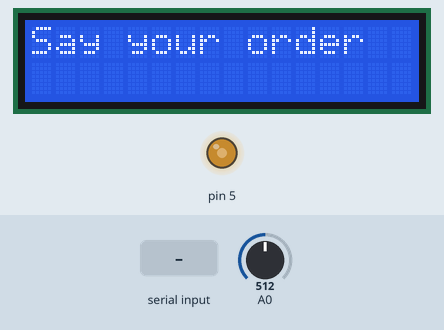
This sketch was run on a simulated Arduino Uno, built with avr-gcc and run on an emulated ATmega328P. On the bench: 16×2 character LCD, output pins drawn as LEDs (lit = HIGH). Inputs (shaded band) come from the test bench; at power-on: A0 = 512. What the sketch prints to the serial monitor is not drawn.

Above: at 1.2 s.
1.3 s: "odd" received over Serial
At 2.9 s:
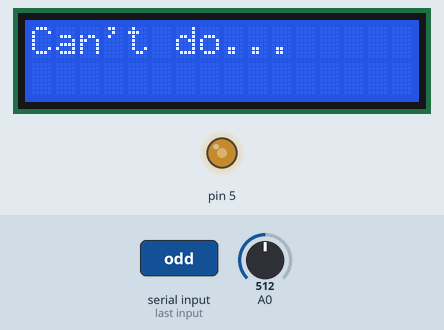
3.8 s: "1" received over Serial
At 5.5 s:
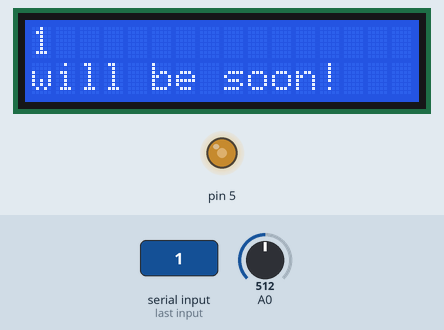
6.3 s: A0 set to 716
At 7.4 s:
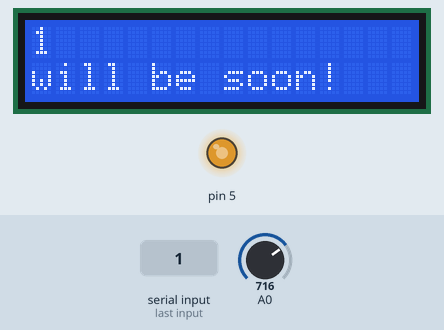
7.8 s: A0 set to 900
At 8.5 s:
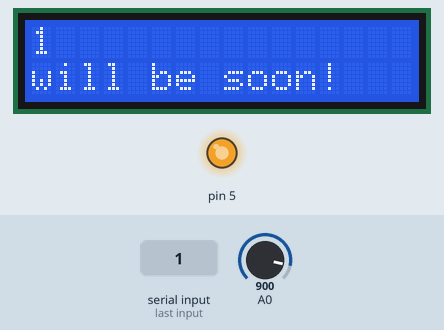
9.3 s: A0 set to 122
At 9.6 s:
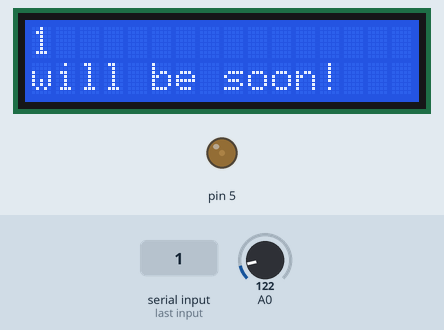
10.8 s: A0 set to 0
At 12.0 s:
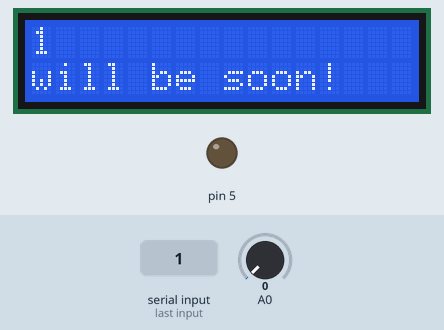
Timing chart, 0 to 13.3 s (numbered marks = the images above; inputs shaded):
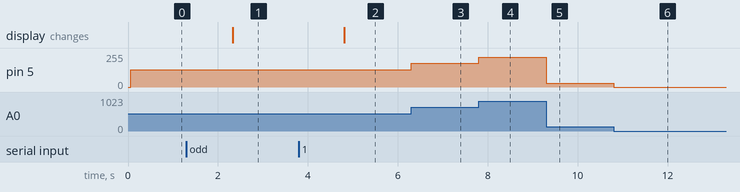

Measured:
- after the input at 1.3 s, the display: changes after 1.0 s (image 1)
- after the input at 3.8 s, the display: changes after 1.0 s (image 2)
- after the input at 6.3 s, pin 5: 128/255 → 179/255 at once
- after the input at 7.8 s, pin 5: 179/255 → 225/255 at once
- after the input at 9.3 s, pin 5: 225/255 → 30/255 at once
- after the input at 10.8 s, pin 5: 30/255 → 0/255 at once

The sketch:

bot_display.ino
```cpp
#include <LiquidCrystal.h>

LiquidCrystal lcd(8, 9, 10, 11, 12, 13);

short photores_volt;
short light_intensity;
short order_volume ;
bool flag;

void setup()
{
  pinMode (5, OUTPUT);
  Serial.begin (1200);
  lcd.begin(16, 2);
  lcd.print ("Say your order");
  //delay (5000);
}

void loop()
{
  lcd.setCursor(0, 1);
  photores_volt = analogRead (A0);
  light_intensity = photores_volt / 4;
  analogWrite (5, light_intensity);

  if (Serial.available () != 0 && flag == false) {
    String order = Serial.readString ();
    //Serial.println ("data sent");
    if (order == "odd") {
      Serial.println ("Odd data sent");
      lcd.clear ();
      lcd.print ("Can't do...");
    }

    else {
      Serial.println ("data sent");
      lcd.clear ();
      lcd.print (order);
      lcd.setCursor (0, 1);
      lcd.print ("will be soon!");
    flag = true;
  	}

  }

}
```
